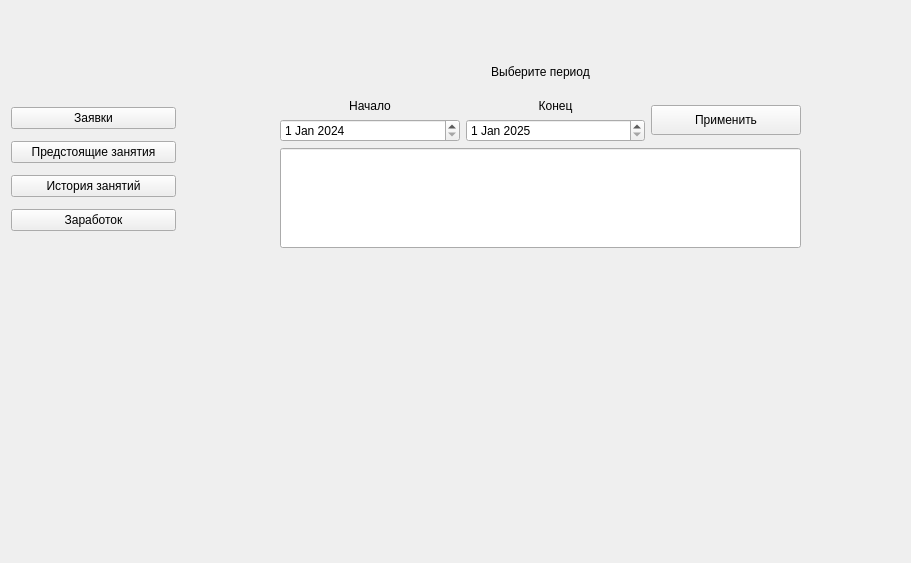
<?xml version="1.0" encoding="UTF-8"?>
<ui version="4.0">
 <class>CoachInterface</class>
 <widget class="QWidget" name="CoachInterface">
  <property name="geometry">
   <rect>
    <x>0</x>
    <y>0</y>
    <width>911</width>
    <height>563</height>
   </rect>
  </property>
  <property name="windowTitle">
   <string>Form</string>
  </property>
  <widget class="QWidget" name="widget" native="true">
   <property name="geometry">
    <rect>
     <x>1</x>
     <y>1</y>
     <width>181</width>
     <height>561</height>
    </rect>
   </property>
   <widget class="QWidget" name="">
    <property name="geometry">
     <rect>
      <x>10</x>
      <y>100</y>
      <width>165</width>
      <height>139</height>
     </rect>
    </property>
    <layout class="QVBoxLayout" name="verticalLayout_3">
     <item>
      <widget class="QPushButton" name="applicationsOfLessonsBut">
       <property name="text">
        <string>Заявки</string>
       </property>
      </widget>
     </item>
     <item>
      <widget class="QPushButton" name="futureLessonsBut">
       <property name="text">
        <string>Предстоящие занятия</string>
       </property>
      </widget>
     </item>
     <item>
      <widget class="QPushButton" name="historyOfLessonsBut">
       <property name="text">
        <string>История занятий</string>
       </property>
      </widget>
     </item>
     <item>
      <widget class="QPushButton" name="moneyBut">
       <property name="text">
        <string>Заработок</string>
       </property>
      </widget>
     </item>
    </layout>
   </widget>
  </widget>
  <widget class="QStackedWidget" name="stackedWidget">
   <property name="geometry">
    <rect>
     <x>180</x>
     <y>10</y>
     <width>721</width>
     <height>551</height>
    </rect>
   </property>
   <property name="currentIndex">
    <number>3</number>
   </property>
   <widget class="QWidget" name="applicationsOfLessons">
    <widget class="QWidget" name="widget_2" native="true">
     <property name="geometry">
      <rect>
       <x>-20</x>
       <y>40</y>
       <width>611</width>
       <height>471</height>
      </rect>
     </property>
     <widget class="QWidget" name="gridLayoutWidget">
      <property name="geometry">
       <rect>
        <x>39</x>
        <y>-1</y>
        <width>571</width>
        <height>471</height>
       </rect>
      </property>
      <layout class="QGridLayout" name="gridLayout">
       <item row="0" column="0">
        <widget class="QTableView" name="coachApplicationsView"/>
       </item>
      </layout>
     </widget>
    </widget>
    <widget class="QWidget" name="layoutWidget">
     <property name="geometry">
      <rect>
       <x>610</x>
       <y>240</y>
       <width>84</width>
       <height>67</height>
      </rect>
     </property>
     <layout class="QVBoxLayout" name="verticalLayout">
      <item>
       <widget class="QPushButton" name="acceptApplicationBut">
        <property name="text">
         <string>Принять</string>
        </property>
       </widget>
      </item>
      <item>
       <widget class="QPushButton" name="rejectApplicationBut">
        <property name="text">
         <string>Отклонить</string>
        </property>
       </widget>
      </item>
     </layout>
    </widget>
   </widget>
   <widget class="QWidget" name="futureLessons">
    <widget class="QTableView" name="coachLessonView">
     <property name="geometry">
      <rect>
       <x>30</x>
       <y>40</y>
       <width>569</width>
       <height>469</height>
      </rect>
     </property>
    </widget>
    <widget class="QWidget" name="layoutWidget">
     <property name="geometry">
      <rect>
       <x>620</x>
       <y>240</y>
       <width>87</width>
       <height>67</height>
      </rect>
     </property>
     <layout class="QVBoxLayout" name="verticalLayout_2">
      <item>
       <widget class="QPushButton" name="endLessonBut">
        <property name="text">
         <string>Завершить</string>
        </property>
       </widget>
      </item>
      <item>
       <widget class="QPushButton" name="cancelLessonBut">
        <property name="text">
         <string>Отменить</string>
        </property>
       </widget>
      </item>
     </layout>
    </widget>
   </widget>
   <widget class="QWidget" name="historyOfLessons">
    <widget class="QTableView" name="coachHistoryLessons">
     <property name="geometry">
      <rect>
       <x>70</x>
       <y>30</y>
       <width>569</width>
       <height>469</height>
      </rect>
     </property>
    </widget>
   </widget>
   <widget class="QWidget" name="money">
    <widget class="QWidget" name="">
     <property name="geometry">
      <rect>
       <x>100</x>
       <y>40</y>
       <width>521</width>
       <height>198</height>
      </rect>
     </property>
     <layout class="QVBoxLayout" name="verticalLayout_7">
      <item>
       <layout class="QVBoxLayout" name="verticalLayout_6">
        <item>
         <widget class="QLabel" name="label_4">
          <property name="text">
           <string>Выберите период</string>
          </property>
          <property name="alignment">
           <set>Qt::AlignmentFlag::AlignCenter</set>
          </property>
         </widget>
        </item>
        <item>
         <layout class="QHBoxLayout" name="horizontalLayout">
          <item>
           <layout class="QVBoxLayout" name="verticalLayout_4">
            <item>
             <widget class="QLabel" name="label_5">
              <property name="text">
               <string>Начало</string>
              </property>
              <property name="alignment">
               <set>Qt::AlignmentFlag::AlignCenter</set>
              </property>
             </widget>
            </item>
            <item>
             <widget class="QDateEdit" name="coachStartDate">
              <property name="dateTime">
               <datetime>
                <hour>3</hour>
                <minute>0</minute>
                <second>1</second>
                <year>2024</year>
                <month>1</month>
                <day>1</day>
               </datetime>
              </property>
              <property name="time">
               <time>
                <hour>3</hour>
                <minute>0</minute>
                <second>1</second>
               </time>
              </property>
             </widget>
            </item>
           </layout>
          </item>
          <item>
           <layout class="QVBoxLayout" name="verticalLayout_5">
            <item>
             <widget class="QLabel" name="label_7">
              <property name="text">
               <string>Конец</string>
              </property>
              <property name="alignment">
               <set>Qt::AlignmentFlag::AlignCenter</set>
              </property>
             </widget>
            </item>
            <item>
             <widget class="QDateEdit" name="coachEndDate">
              <property name="dateTime">
               <datetime>
                <hour>3</hour>
                <minute>0</minute>
                <second>1</second>
                <year>2025</year>
                <month>1</month>
                <day>1</day>
               </datetime>
              </property>
              <property name="time">
               <time>
                <hour>3</hour>
                <minute>0</minute>
                <second>1</second>
               </time>
              </property>
             </widget>
            </item>
           </layout>
          </item>
          <item>
           <widget class="QPushButton" name="coachDateBut">
            <property name="maximumSize">
             <size>
              <width>150</width>
              <height>30</height>
             </size>
            </property>
            <property name="text">
             <string>Применить</string>
            </property>
           </widget>
          </item>
         </layout>
        </item>
       </layout>
      </item>
      <item>
       <widget class="QLineEdit" name="displayCoachMoney">
        <property name="minimumSize">
         <size>
          <width>0</width>
          <height>100</height>
         </size>
        </property>
        <property name="alignment">
         <set>Qt::AlignmentFlag::AlignCenter</set>
        </property>
        <property name="readOnly">
         <bool>true</bool>
        </property>
       </widget>
      </item>
     </layout>
    </widget>
   </widget>
  </widget>
 </widget>
 <resources/>
 <connections/>
</ui>
